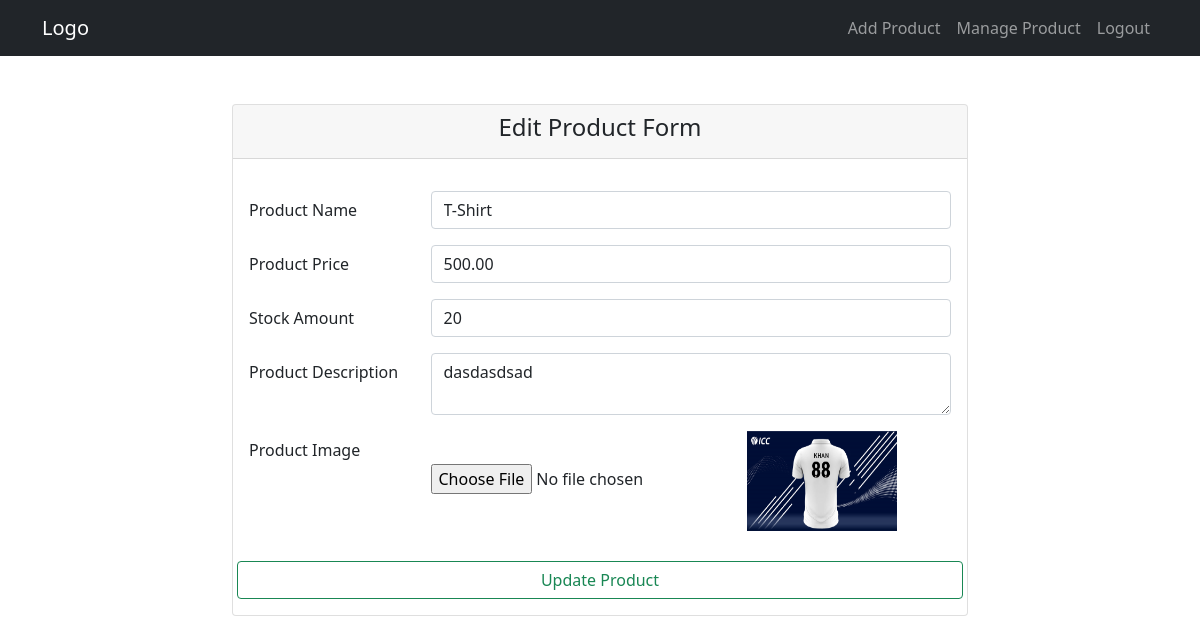
Page /pages/action.php?status=edit&id=4 (signed in) on the committed database.
### tables this page shows
CREATE TABLE `products` (
  `id` int(10) NOT NULL,
  `name` varchar(256) NOT NULL,
  `price` float(10,2) NOT NULL,
  `stock` int(10) NOT NULL,
  `description` text NOT NULL,
  `image` text NOT NULL
);

### app/classes/Product.php (called while the page is built, shortened)
<?php
class Product
{
    public function getProductInfoById($id)
    {
        $this->link = mysqli_connect('localhost', 'root', '', 'wp');
        if ($this->link)
        {
            $this->sql = "SELECT * FROM products WHERE id ='$id' ";
            if (mysqli_query($this->link, $this->sql))
            {
                $this->queryResult = mysqli_query($this->link, $this->sql);
                return mysqli_fetch_assoc($this->queryResult);
            }
            else
            {
                die('Query Problem...'.mysqli_error($this->link));
            }
        }
    }
}

### pages/edit.php (the view, shortened to what this page needs)
<?php include 'includes/header.php'?>
<section class="py-5">
    <div class="container">
        <div class="row">
            <div class="col-md-8 mx-auto">
                <div class="card">
                    <div class="card-header text-center">
                        <h4>Edit Product Form</h4>
                    </div>
                    <div class="card-body">
                        <form action="action.php" method="POST" enctype="multipart/form-data">
                            <div class="form-group row mt-3">
                                <label class="col-form-label col-md-3">Product Name</label>
                                <div class="col-md-9">
                                    <input type="text" value="<?php echo $name; ?>" name="name" class="form-control">
                                </div>
                            </div>
                            <div class="form-group row mt-3">
                                <label class="col-form-label col-md-3">Product Price</label>
                                <div class="col-md-9">
                                    <input type="number" value="<?php echo $price; ?>" name="price" class="form-control">
                                </div>
                            </div>
                            <div class="form-group row mt-3">
                                <label class="col-form-label col-md-3">Stock Amount</label>
                                <div class="col-md-9">
                                    <input type="number" name="stock" value="<?php echo $stock; ?>" class="form-control">
                                </div>
                            </div>
                            <div class="form-group row mt-3">
                                <label class="col-form-label col-md-3">Product Description</label>
                                <div class="col-md-9">
                                    <textarea class="form-control" name="description" id="" cols="10" rows="2"><?php echo $description; ?></textarea>
                                </div>
                            </div>
                            <div class="form-group row mt-3">
                                <label class="col-form-label col-md-3">Product Image</label>
                                <div class="col-md-9">
                                    <input type="file" name="image" class="form-control-file">
                                    <img src="<?php echo $image; ?>" alt="" height="100" width="150">
                                </div>
                            </div>
                            <div class="form-group row mt-3">
                                <label class="col-form-label col-md-3"></label>
                                <input type="submit" name="updateBtn" class="btn btn-outline-success btn-block" value="Update Product">
                            </div>
                        </form>
                    </div>
                </div>
            </div>
        </div>
    </div>
</section>
<?php include 'includes/footer.php'?>

### rows in the picture
products: name "T-Shirt", price "500.00", stock "20", description "dasdasdsad", image (picture)
